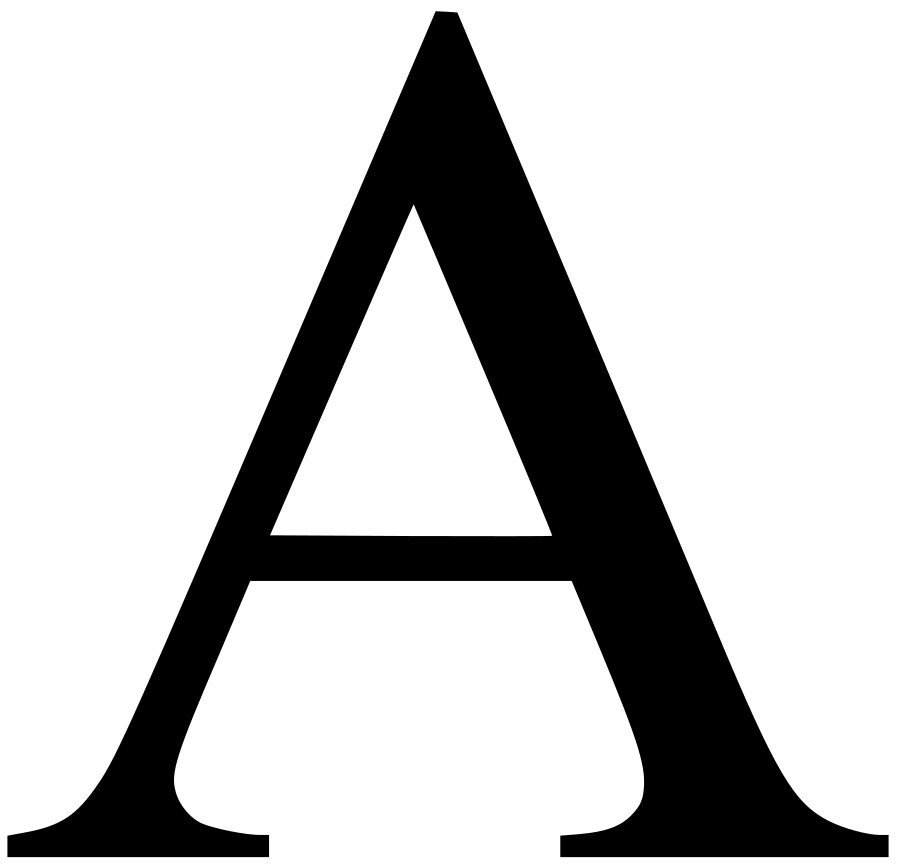
#> input picture cursors-message/images/A.png, 900 x 867 px
$ python run.py   (older library calls are emulated)
#> lines starting #> are read from the running program, lines starting #| are printed output that depends on the picture; after the words box and inside, x2 and y2 are one past the last pixel; in counts of white or black regions, pixels touching at a corner belong together
import time
import os

import Image
import pyautogui
import numpy
import scipy.misc

image_paths = ["A.png"]
images = {}

if not os.path.exists('images-low-res/'):
    os.makedirs('images-low-res/')

def apply_edge_patch(i):
	res = numpy.copy(i)
	for y in range(i.shape[1]):
		for x in range(i.shape[0]):
			try:
				if (i[y][x][3] > 150 and i[y+1][x][3] > 150 and i[y-1][x][3] > 150 and i[y][x+1][3] > 150 and i[y][x-1][3] > 150):
					res[y][x][3] = 0
			except IndexError:
				pass
	return res

for path in image_paths:
	image_file = Image.open('images/' + path)
#> image_file is the input picture: PIL image 900x867 RGBA; mean R, G, B, A 0, 0, 0, 55.3
	image_hr = numpy.array(image_file)
	print(image_hr.shape)
#| (867, 900, 4)
	image_lr = scipy.misc.imresize(image_hr, (30, 30), mode='RGBA')
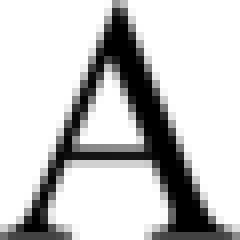
#> image_lr: shape (30, 30, 4) (shown 8 times larger); mean R, G, B, A 0, 0, 0, 55.8; transparent parts drawn white

	image_lr = apply_edge_patch(image_lr)
#> after the loop in apply_edge_patch, `for y in range(i.shape[1]):`:
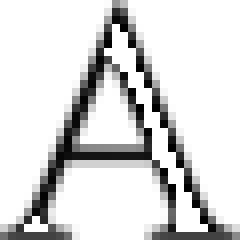
#> res: shape (30, 30, 4) (shown 8 times larger); 6.78% of pixels changed, all inside (x1, y1, x2, y2) = (3, 3, 26, 29); transparent parts drawn white

	images[path[:path.rfind('.')]] = image_lr
	Image.fromarray(image_lr, 'RGBA').save('images-low-res/' + path)

"""	for y in range(image_lr.shape[1]):
		for x in range(image_lr.shape[0]):
			intensity = (float(image_lr[x][y][0]) + float(image_lr[x][y][1]) + float(image_lr[x][y][2])) / 3 / 255
			c = 255-float(float(intensity) < 0.5)*255
			image_lr[x][y] = [c, c, c]

	images[path[:path.rfind('.')]] = image_lr
	Image.fromarray(image_lr, 'RGB').save('images-low-res/mod_' + path)"""

#print(pyautogui.position())

pos = (140, 200)
pyautogui.moveTo(*pos)

i = images['A']

pyautogui.keyDown('shift')

for y in range(i.shape[1]):
	for x in range(i.shape[0]):
		if (i[y][x][3] > 150):
			pyautogui.moveTo(pos[0] + x*8, pos[1] + y*8)

			pyautogui.mouseDown()
			for v in [list(reversed(range(1, 9)))[0]]:
				pyautogui.moveRel(+v, 0)
				pyautogui.moveRel(0, +v)
				pyautogui.moveRel(-v, 0)
				pyautogui.moveRel(0, -v)
				pyautogui.moveRel(1, 1)
			pyautogui.mouseUp()


pyautogui.keyUp('shift')
